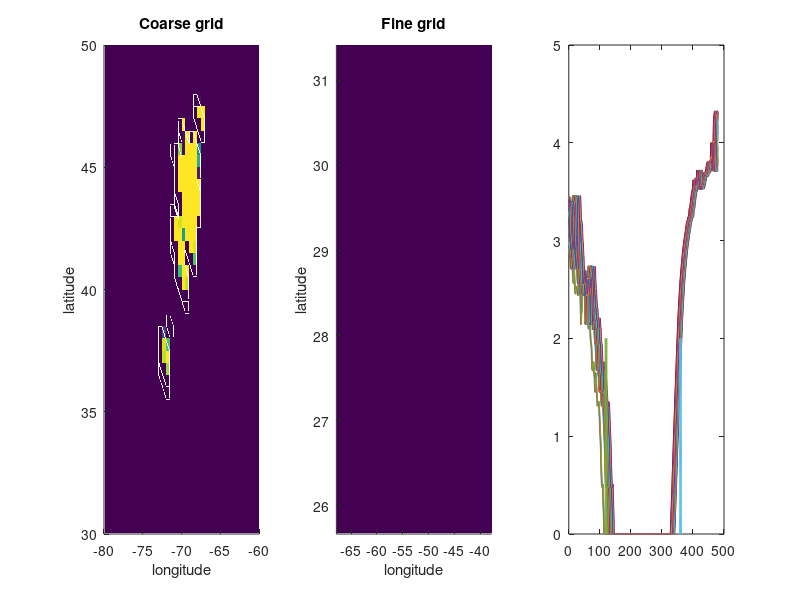

This figure's MATLAB source: (Note: this script raises an error after producing the figure.)

% This script is used to show the test result of neural networks

clear all;

%%%%%%%%%%%%%%%%%%%%%%%%%%%%%%%%%
addpath(genpath('./utils'));
fprintf('Add path done !!\n');
%%%%%%%%%%%%%%%%%%%%%%%%%%%%%%%%%

DISPLAY = 1;

load('./Testdata/20305333_HOBO_Month_11_Day_5.mat');
load('./results/result_20305333_HOBO_Month_11_Day_5.mat')

lat_fine = interp(lat_grid, 2);
long_fine = interp(long_grid, 2);

lat_fine = lat_fine(1:end-1);
long_fine = long_fine(1:end-1);

[long_cor_grid, lat_cor_grid] = meshgrid(long_grid, lat_grid);
[long_fine_grid, lat_fine_grid] = meshgrid(long_fine, lat_fine);

light_coarse = results';
light_intp = interp2(long_cor_grid,lat_cor_grid,light_coarse,long_fine_grid,lat_fine_grid, 'cubic', 0);
light_intp(light_intp<0) = 0;
   
if DISPLAY == 1
    
    figure
    subplot(1,3,1)
    title('Coarse grid')
    surface(long_grid,lat_grid,light_coarse, 'edgecolor', 'None');
    xlabel('longitude')
    ylabel('latitude')
    xlim([long_grid(1), long_grid(end)]);
    ylim([lat_grid(1), lat_grid(end)]);
    hold on
    
    
    subplot(1,3,2)
    title('Fine grid')
    surface(long_fine,lat_fine,light_intp, 'edgecolor', 'None')
    xlabel('longitude')
    ylabel('latitude')
    xlim([long_fine(1), long_fine(end)]);
    ylim([lat_fine(1), lat_fine(end)]);
    
    lights = [];
    for j = 1:size(test_light,1)
        mm = light_coarse(:,j) > 0.5;
        if sum(mm)>1
            lights = [lights; squeeze(test_light(j,mm,:))];
        elseif sum(mm)==1
            lights = [lights; squeeze(test_light(j,mm,:))'];
        end
    end
    
    subplot(1,3,3)
    title('Good curves')
    plot(lights');hold on
    plot(120*ones(1,100), linspace(0,2,100), 'linewidth',2);hold on
    plot(360*ones(1,100), linspace(0,2,100), 'linewidth',2);hold on
    
end

%%%%%%%%%%%%%%%%% Evaluating the Heat Map %%%%%%%%%%%%%%%%%%

% Part 1: Weighted squared deviation (lower the better)

fprintf('Good Estimation: \n')
long_true = -68;
lat_true = 41;

[devi_long, devi_lat] = deviation(long_grid,lat_grid, light_coarse, long_true, lat_true);

fprintf('Deviation longitude: %f \n', devi_long);
fprintf('Deviation latitude: %f \n', devi_lat);

fprintf('Bad Estimation: \n')
long_true = -68;
lat_true = 35;

[devi_long, devi_lat] = deviation(long_grid,lat_grid, light_coarse, long_true, lat_true);

fprintf('Deviation longitude: %f \n', devi_long);
fprintf('Deviation latitude: %f \n', devi_lat);


% Part 2: Compare two heatmaps

% Move the heatmap north by 5 degrees
light_coarse_1 = [light_coarse(37:41, :); light_coarse(1:36, :)];
% Move the heatmap north by 10 degrees
light_coarse_2 = [light_coarse(32:41, :); light_coarse(1:31, :)];

% Visualization
figure;
subplot(1,3,1)
title('Coarse grid')
surface(long_grid,lat_grid,light_coarse, 'edgecolor', 'None');
xlabel('longitude')
ylabel('latitude')
xlim([long_grid(1), long_grid(end)]);
ylim([lat_grid(1), lat_grid(end)]);

subplot(1,3,2)
title('Coarse grid')
surface(long_grid,lat_grid,light_coarse_1, 'edgecolor', 'None');
xlabel('longitude')
ylabel('latitude')
xlim([long_grid(1), long_grid(end)]);
ylim([lat_grid(1), lat_grid(end)]);

subplot(1,3,3)
title('Coarse grid')
surface(long_grid,lat_grid,light_coarse_2, 'edgecolor', 'None');
xlabel('longitude')
ylabel('latitude')
xlim([long_grid(1), long_grid(end)]);
ylim([lat_grid(1), lat_grid(end)]);

% Algorithm #1
% Treat two heatmaps as two distributions and compute the discrete Jenson-Shannon
% Divergence (KL divergence is not symmetric, lower the better)
% https://en.wikipedia.org/wiki/Jensen%E2%80%93Shannon_divergence

% Next possible algorithm: Earth mover's distance

JS = JS_divergence(light_coarse, light_coarse_1);

fprintf('JS divergence #1: %f \n', JS);

JS = JS_divergence(light_coarse, light_coarse_2);

fprintf('JS divergence #2: %f \n', JS);

% Algorithm #2
% Overlapped volume (larger the better)

volume = overlap(light_coarse, light_coarse_1);
fprintf('Overlapped area #1: %f \n', volume);

volume = overlap(light_coarse, light_coarse_2);
fprintf('Overlapped area #2: %f \n', volume);



% Localization using the heatmap

[long_est,lat_est] = localization(light_coarse, long_grid, lat_grid);

fprintf('Coarse Estimated longitude: %f \n', long_est);
fprintf('Coarse Estimated latitude: %f \n', lat_est);

[long_est,lat_est] = localization(light_intp, long_fine, lat_fine);

fprintf('Fine Estimated longitude: %f \n', long_est);
fprintf('Fine Estimated latitude: %f \n', lat_est);
